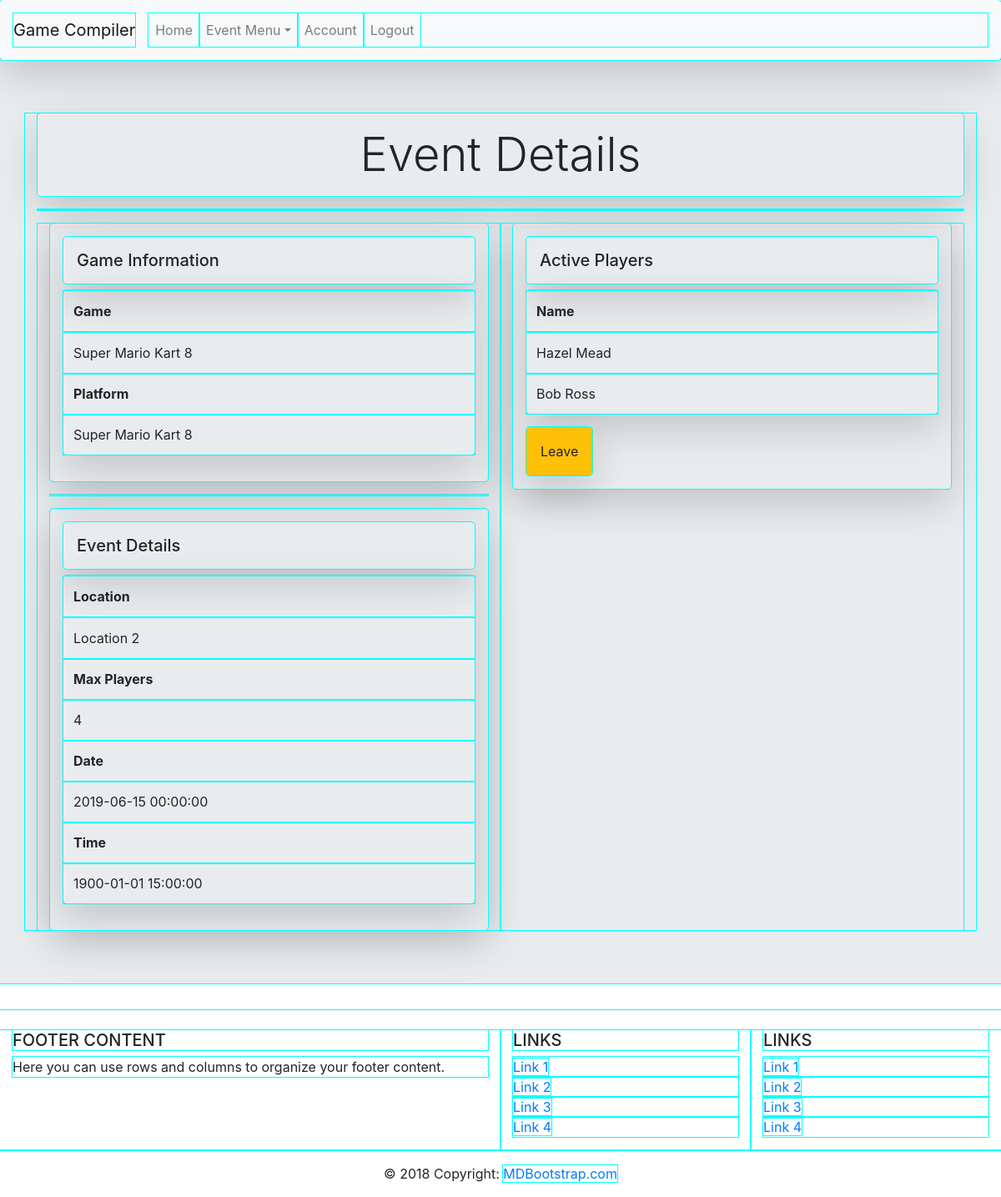
Page /event/view/2 on the committed database.
### app.py (models this page shows)
class Event(db.Model):
    __tablename__ = "event"
    id = db.Column(db.Integer, primary_key=True)
    game = db.Column(db.String(45))
    platform = db.Column(db.String(45))
    location = db.Column(db.String(90))
    event_date = db.Column(db.DateTime)
    event_time = db.Column(db.DateTime)
    max_players = db.Column(db.Integer)
    current_players = db.Column(db.Integer)
    event_poster = db.Column(db.Integer)
    created_at = db.Column(db.DateTime, server_default=func.now())
    updated_at = db.Column(db.DateTime, server_default=func.now(),
                           onupdate=func.now())
    users_for_events = db.relationship('User', secondary=users_events)

class User(db.Model):
    __tablename__ = "user"
    id = db.Column(db.Integer, primary_key=True)
    first_name = db.Column(db.String(45))
    last_name = db.Column(db.String(45))
    email = db.Column(db.String(90))
    password = db.Column(db.String(255))
    created_at = db.Column(db.DateTime, server_default=func.now())
    updated_at = db.Column(db.DateTime, server_default=func.now(),
                           onupdate=func.now())
    events_for_users = db.relationship('Event', secondary=users_events)

### app.py (the view)
@app.route("/event/view/<id>")
def event_view(id):
    eventPlayerQuery = User.query.join(User.events_for_users).filter(Event.id == id).all()
    eventQuery = Event.query.get(id)
    return render_template("event_view.html", event=eventQuery, eventPlayerQuery=eventPlayerQuery)

### templates/event_view.html (shortened to what this page needs)
<!DOCTYPE html>
<html lang="en">
<head>
    <link href="https://stackpath.bootstrapcdn.com/bootstrap/4.3.1/css/bootstrap.min.css" rel="stylesheet">
</head>
<body>
    <nav class="navbar navbar-expand-lg navbar-light bg-light shadow-lg p-3 mb-7 rounded">
        <a class="navbar-brand" href="#">Game Compiler</a>
        <div class="collapse navbar-collapse" id="navbarSupportedContent">
            <ul class="navbar-nav mr-auto">
                <li class="nav-item">
                    <a class="nav-link" href="/welcome/user">Home</a>
                </li>
                <li class="nav-item dropdown">
                        <a class="nav-link dropdown-toggle" href="#" id="navbarDropdown" role="button" data-toggle="dropdown" aria-haspopup="true" aria-expanded="false">Event Menu</a>
                </li>
                <li class="nav-item">
                    <a class="nav-link" href="/account/user/{{ session.userid }}">Account</a>
                </li>
                <li class="nav-item">
                    <a class="nav-link" href="/logout/user">Logout</a>
                </li>
            </ul>
        </div>
    </nav>
    <div class="jumbotron jumbotron-fluid">
        <div class="container">
            <h1 class="display-4 text-center shadow-lg p-3 mb-7 rounded">Event Details</h1>
            <hr>
            <div class="container">
                <div class="row">
                    <div class="col-sm">
                            <div class="shadow-lg p-3 mb-7 rounded">
                            <h5 class="shadow-lg p-3 mb-7 rounded">Game Information</h5>
                            <table class="table shadow-lg p-3 mb-7 rounded">
                                <thead>
                                    <tr>
                                        <th scope="col">Game</th>
                                    </tr>
                                </thead>
                                <tbody>
                                    <tr>
                                        <td>{{ event.game }}</td>
                                    </tr>
                                    <tr>
                                        <th scope="col">Platform</th>
                                    </tr>
                                    <tr>
                                        <td>{{ event.game }}</td>
                                    </tr>
                                </tbody>
                            </table>
                            </div>
                            <hr>
                            <div class="shadow-lg p-3 mb-7 rounded">
                            <h5 class="shadow-lg p-3 mb-7 rounded">Event Details</h5>
                            <table class="table shadow-lg p-3 mb-7 rounded">
                                <thead>
                                    <tr>
                                        <th scope="col">Location</th>
                                    </tr>
                                </thead>
                                <tbody>
                                    <tr>
                                        <td>{{ event.location }}</td>
                                    </tr>
                                    <tr>
                                        <th scope="col">Max Players</th>
                                    </tr>
                                    <tr>
                                        <td>{{ event.max_players }}</td>
                                    </tr>
                                    <tr>
                                        <th scope="col">Date</th>
                                    </tr>
                                    <tr>
                                        <td>{{ event.event_date }}</td>
                                    </tr>
                                    <tr>
                                        <th scope="col">Time</th>
                                    </tr>
                                    <tr>
                                        <td>{{ event.event_time }}</td>
                                    </tr>
                                </tbody>
                            </table>
                        </div>
                    </div>
                    <div class="col-sm">
                        <form class="shadow-lg p-3 mb-7 rounded" action="/leave/event/{{ event.id }}">
                            <h5 class="shadow-lg p-3 mb-7 rounded">Active Players</h5>
                            <table class="table shadow-lg p-3 mb-7 rounded">
                                <thead>
                                    <tr>
                                        <th scope="col">Name</th>
                                    </tr>
                                </thead>
                                <tbody>
                                    {% for user in eventPlayerQuery %}
                                    <tr>
                                        <td>{{ user.first_name }} {{ user.last_name }}</td>
                                    </tr>
                                    {% endfor %}
                                </tbody>
                            </table>
                            <button type="submit" class="btn btn-warning shadow-lg p-3 mb-7 rounded">Leave</button>
                        </form>
                    </div>
                </div>
            </div>
        </div>
    </div>
    <footer class="page-footer font-small blue pt-4">
        <div class="container-fluid text-center text-md-left">
            <div class="row">
                <div class="col-md-6 mt-md-0 mt-3">
                    <h5 class="text-uppercase">Footer Content</h5>
                    <p>Here you can use rows and columns to organize your footer content.</p>
                </div>
                <div class="col-md-3 mb-md-0 mb-3">
                    <h5 class="text-uppercase">Links</h5>
                    <ul class="list-unstyled">
                        <li>
                            <a href="#!">Link 1</a>
                        </li>
                        <li>
                            <a href="#!">Link 2</a>
                        </li>
                        <li>
                            <a href="#!">Link 3</a>
                        </li>
                        <li>
                            <a href="#!">Link 4</a>
                        </li>
                    </ul>
                </div>
                <div class="col-md-3 mb-md-0 mb-3">
                    <h5 class="text-uppercase">Links</h5>
                    <ul class="list-unstyled">
                        <li>
                            <a href="#!">Link 1</a>
                        </li>
                        <li>
                            <a href="#!">Link 2</a>
                        </li>
                        <li>
                            <a href="#!">Link 3</a>
                        </li>
                        <li>
                            <a href="#!">Link 4</a>
                        </li>
                    </ul>
                </div>
            </div>
        </div>
        <div class="footer-copyright text-center py-3">© 2018 Copyright:
            <a href="https://mdbootstrap.com/education/bootstrap/"> MDBootstrap.com</a>
        </div>
    </footer>
</body>
</html>

### templates/event_view.html (style rules this page uses)
* { outline-color: cyan; outline-style: solid; outline-width: 1px; }

### rows in the picture
Event: game "Super Mario Kart 8", location "Location 2", max_players "4", event_date "2019-06-15 00:00:00", event_time "1900-01-01 15:00:00"
User: first_name "Hazel", last_name "Mead"
User: first_name "Bob", last_name "Ross"
